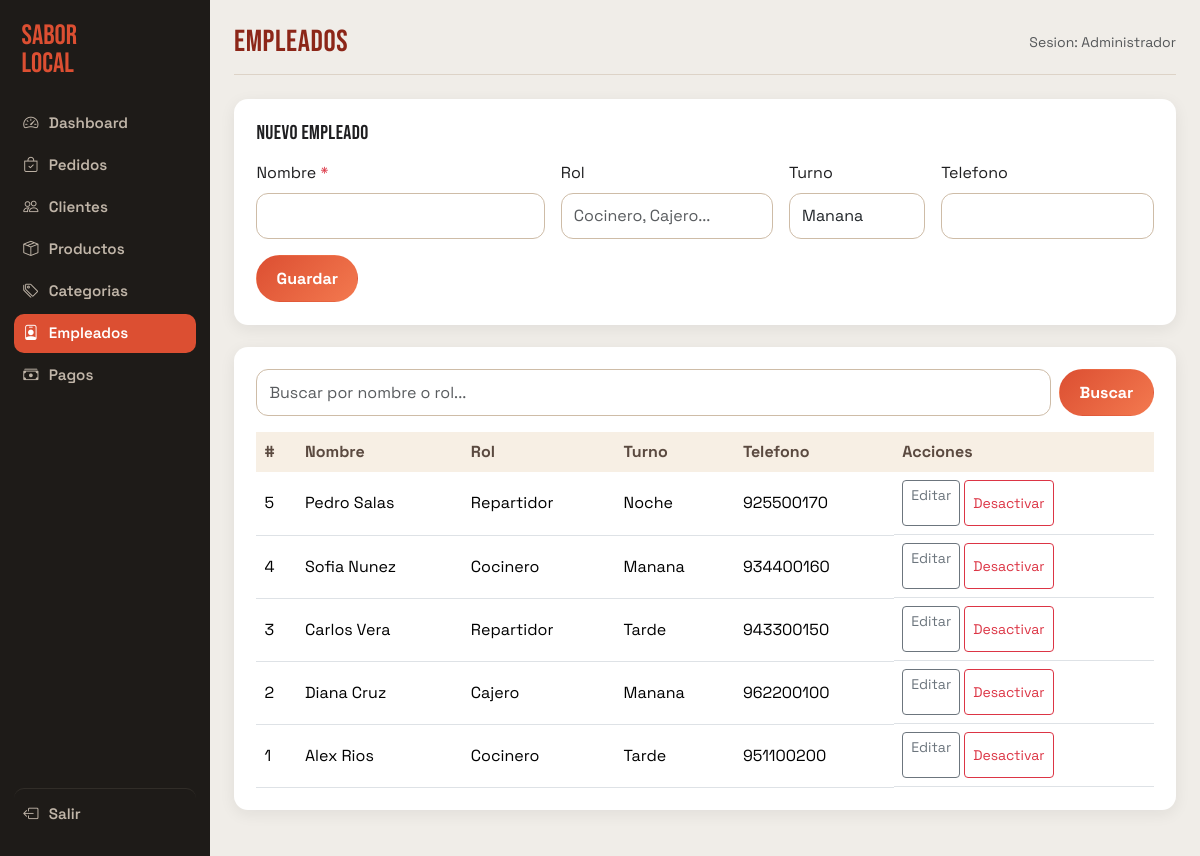
Screenshot of /admin/empleados.php (signed in) with the database file from the repository.
### tables this page shows
CREATE TABLE IF NOT EXISTS empleados (
  id          INT UNSIGNED AUTO_INCREMENT PRIMARY KEY,
  usuario_id  INT UNSIGNED,                        
  nombre      VARCHAR(120) NOT NULL,
  rol         VARCHAR(80)  NOT NULL,               
  turno       ENUM('manana','tarde','noche') NOT NULL DEFAULT 'tarde',
  telefono    VARCHAR(20),
  activo      TINYINT(1) NOT NULL DEFAULT 1,
  creado_en   TIMESTAMP DEFAULT CURRENT_TIMESTAMP,
  CONSTRAINT fk_empleado_usuario
    FOREIGN KEY (usuario_id) REFERENCES usuarios(id)
    ON UPDATE CASCADE ON DELETE SET NULL
);

### model/Empleado.php (called while the page is built, shortened)
<?php
class Empleado
{
    public static function todos(string $buscar = ''): array
    {
        $db  = getDB();
        $sql = "SELECT * FROM empleados WHERE activo=1";
        if ($buscar !== '') {
            $stmt = $db->prepare($sql . " AND (nombre LIKE ? OR rol LIKE ?) ORDER BY id DESC");
            $like = "%$buscar%";
            $stmt->execute([$like, $like]);
        } else {
            $stmt = $db->query($sql . " ORDER BY id DESC");
        }
        return $stmt->fetchAll();
    }
}

### admin/empleados.php (the view, shortened to what this page needs)
<?php
require_once '../model/Empleado.php';
$editId    = (int)($_GET['editar'] ?? 0);
$editItem  = $editId ? Empleado::porId($editId) : null;
$buscar    = trim($_GET['buscar'] ?? '');
$empleados = Empleado::todos($buscar);
include '../views/layouts/admin_head.php';
?>
<div class="admin-card">
  <h2 class="h5 mb-3"><?= $editItem ? 'Editar empleado' : 'Nuevo empleado' ?></h2>
  <form method="POST" class="row g-3">
    <div class="col-12 col-md-4">
      <label class="form-label">Nombre <span class="text-danger">*</span></label>
      <input type="text" name="nombre" class="form-control" required value="<?= htmlspecialchars($editItem['nombre'] ?? '') ?>">
    </div>
    <div class="col-12 col-md-3">
      <label class="form-label">Rol</label>
      <input type="text" name="rol" class="form-control" placeholder="Cocinero, Cajero..." value="<?= htmlspecialchars($editItem['rol'] ?? '') ?>">
    </div>
    <div class="col-12 col-md-2">
      <label class="form-label">Turno</label>
      <select name="turno" class="form-select">
        <?php foreach (['manana', 'tarde', 'noche'] as $t): ?>
        <option value="<?= $t ?>" <?= ($editItem['turno'] ?? '') === $t ? 'selected' : '' ?>><?= ucfirst($t) ?></option>
        <?php endforeach; ?>
      </select>
    </div>
    <div class="col-12 col-md-3">
      <label class="form-label">Telefono</label>
      <input type="tel" name="telefono" class="form-control" value="<?= htmlspecialchars($editItem['telefono'] ?? '') ?>">
    </div>
    <div class="col-12 d-flex gap-2">
      <button class="btn btn-main" type="submit">Guardar</button>
    </div>
  </form>
</div>
<div class="admin-card">
  <form class="d-flex gap-2 mb-3" method="GET">
    <input type="search" name="buscar" class="form-control" value="<?= htmlspecialchars($buscar) ?>" placeholder="Buscar por nombre o rol...">
    <button class="btn btn-main" type="submit">Buscar</button>
  </form>
  <div class="table-responsive">
    <table class="table align-middle mb-0">
      <thead>
        <tr><th>#</th><th>Nombre</th><th>Rol</th><th>Turno</th><th>Telefono</th><th>Acciones</th></tr>
      </thead>
      <tbody>
        <?php foreach ($empleados as $e): ?>
        <tr>
          <td><?= $e['id'] ?></td>
          <td><?= htmlspecialchars($e['nombre']) ?></td>
          <td><?= htmlspecialchars($e['rol']) ?></td>
          <td><?= ucfirst($e['turno']) ?></td>
          <td><?= htmlspecialchars($e['telefono'] ?? '-') ?></td>
          <td class="d-flex gap-1">
            <a href="?editar=<?= $e['id'] ?>" class="btn btn-sm btn-outline-secondary">Editar</a>
            <form method="POST" class="d-inline" onsubmit="return confirm('¿Desactivar empleado?')">
              <button class="btn btn-sm btn-outline-danger" type="submit">Desactivar</button>
            </form>
          </td>
        </tr>
        <?php endforeach; ?>
      </tbody>
    </table>
  </div>
</div>
<?php include '../views/layouts/admin_foot.php'; ?>

### assets/css/styles.css (style rules this page uses)
:root { --bg: #f7efe4; --paper: #fffdf8; --ink: #1f1f21; --muted: #6c6f76; --brand: #dc4f32; --brand-dark: #8c2618; --accent: #fdc65e; --ok: #2b8742; --radius: 18px; --radius-sm: 12px; --shadow-soft: 0 12px 30px rgba(45, 31, 26, 0.08); --shadow-hover: 0 18px 34px rgba(45, 31, 26, 0.16); }
* { box-sizing: border-box; }
body { margin: 0; font-family: "Space Grotesk", sans-serif; background: radial-gradient(circle at 20% -10%, #ffd08f 0%, #f7efe4 35%) no-repeat, linear-gradient(180deg, #f7efe4, #f8f5ee 40%, #efe7dc 100%); color: var(--ink); min-height: 100vh; }
h1, h2, h3, .brand { font-family: "Bebas Neue", sans-serif; letter-spacing: 0.02em; }
.btn, .form-control, .form-select, textarea { min-height: 46px; }
.btn-main, .btn-admin { background: linear-gradient(135deg, var(--brand), #f3794f); color: #fff; border: 1px solid transparent; border-radius: 999px; padding: 0.65rem 1.2rem; font-weight: 700; }
.form-control, .form-select, textarea { border-radius: 12px; border: 1px solid #cebca7; background: #fff; font-size: 1rem; }

### assets/css/admin.css (style rules this page uses)
body.is-admin { background: #f0ede8 !important; font-family: "Space Grotesk", sans-serif; }
.admin-card { background: #fff; border-radius: 14px; padding: 1.4rem; box-shadow: 0 4px 16px rgba(30, 27, 24, 0.07); margin-bottom: 1.4rem; }
.table > thead > tr > th { font-weight: 700; background: #f7efe4; color: #5b4a40; border-bottom: none; }

### rows the page displays
empleados: id "5", nombre "Pedro Salas", rol "Repartidor", turno "Noche", telefono "925500170"
empleados: id "4", nombre "Sofia Nunez", rol "Cocinero", turno "Manana", telefono "934400160"
empleados: id "3", nombre "Carlos Vera", rol "Repartidor", turno "Tarde", telefono "943300150"
empleados: id "2", nombre "Diana Cruz", rol "Cajero", turno "Manana", telefono "962200100"
empleados: id "1", nombre "Alex Rios", rol "Cocinero", turno "Tarde", telefono "951100200"

### other values shown
$nav['label'] "Dashboard"
$nav['label'] "Pedidos"
$nav['label'] "Clientes"
$nav['label'] "Productos"
$nav['label'] "Categorias"
$nav['label'] "Empleados"
$nav['label'] "Pagos"
$pageTitle "Empleados"
$_SESSION['usuario_nombre'] "Administrador"
form field turno "Manana"
